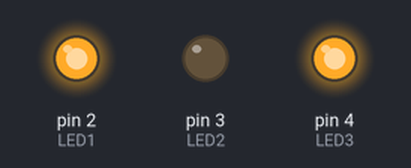
The sketch below on a simulated Arduino Uno, built with avr-gcc and run on an emulated ATmega328P. On the bench: output pins drawn as LEDs (lit = HIGH).

Above: at 0.3 s.
At 1.3 s:
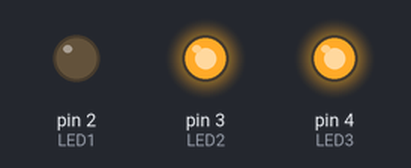
At 1.8 s:
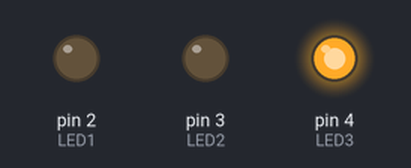
Timing chart, 0 to 3.0 s (numbered marks = the images above):
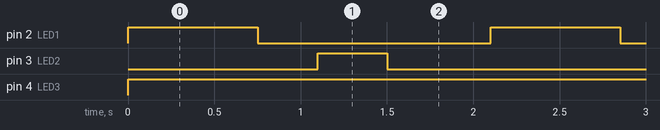

Measured:
- by itself, pin 2 (LED1): alternates HIGH for 0.75 s and LOW for 1.4 s
- by itself, pin 3 (LED2): alternates HIGH for 0.40 s and LOW for 1.7 s
- by itself, pin 4 (LED3): LOW → HIGH at 0.00 s

The sketch:

example07_week4.ino
```cpp
int LED1 = 2;
int LED2 = 3;
int LED3 = 4;

void setup() {
  pinMode(LED1, OUTPUT);
  pinMode(LED2, OUTPUT);
  pinMode(LED3, OUTPUT);
}

void loop() {
  digitalWrite(LED3, HIGH);

  digitalWrite(LED1, HIGH);
  delay(750);
  digitalWrite(LED1, LOW);
  delay(350);

  digitalWrite(LED2, HIGH);
  delay(400);
  digitalWrite(LED2, LOW);
  delay(600);
  }
```
